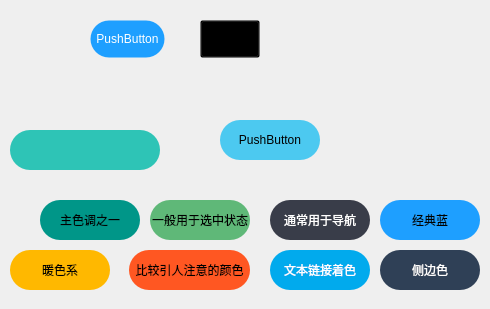
<?xml version="1.0" encoding="UTF-8"?>
<ui version="4.0">
 <class>Form</class>
 <widget class="QWidget" name="Form">
  <property name="geometry">
   <rect>
    <x>0</x>
    <y>0</y>
    <width>490</width>
    <height>309</height>
   </rect>
  </property>
  <property name="windowTitle">
   <string>Form</string>
  </property>
  <widget class="QPushButton" name="pushButton">
   <property name="geometry">
    <rect>
     <x>200</x>
     <y>20</y>
     <width>60</width>
     <height>38</height>
    </rect>
   </property>
   <property name="minimumSize">
    <size>
     <width>0</width>
     <height>0</height>
    </size>
   </property>
   <property name="maximumSize">
    <size>
     <width>65</width>
     <height>40</height>
    </size>
   </property>
   <property name="font">
    <font>
     <pointsize>20</pointsize>
    </font>
   </property>
   <property name="cursor">
    <cursorShape>PointingHandCursor</cursorShape>
   </property>
   <property name="styleSheet">
    <string notr="true">#pushButton{
	padding: 0px;margin:0px;background-color: rgba(0,0,0,0);color:#d2d2d2;
}
</string>
   </property>
   <property name="text">
    <string/>
   </property>
  </widget>
  <widget class="QPushButton" name="pushButton_2">
   <property name="geometry">
    <rect>
     <x>90</x>
     <y>20</y>
     <width>75</width>
     <height>38</height>
    </rect>
   </property>
   <property name="minimumSize">
    <size>
     <width>0</width>
     <height>38</height>
    </size>
   </property>
   <property name="styleSheet">
    <string notr="true">#pushButton_2{
	background-color: #1E9FFF;
	border-radius: 19px;
    border: 1px solid transparent;
	color: #fff;
}
#pushButton_2:hover{
	background-color: #1b91e5;
}
#pushButton_2:pressed{
	background-color: #1E9FFF;
}</string>
   </property>
   <property name="text">
    <string>PushButton</string>
   </property>
  </widget>
  <widget class="QPushButton" name="pushButton_3">
   <property name="geometry">
    <rect>
     <x>10</x>
     <y>130</y>
     <width>150</width>
     <height>40</height>
    </rect>
   </property>
   <property name="styleSheet">
    <string notr="true">#pushButton_3{
border: 0px;
  border-radius: 20px;
  background: #2ec4b6;
  color: white;
  outline: none;
}

#pushButton_3:hover {
	background-color: rgb(57, 244, 225);
   border-bottom-right-radius: 30px;
   border-top-left-radius: 30px;
   border-bottom-left-radius: 5px;
   border-top-right-radius: 5px;
}
#pushButton_3:pressed{
	background: #2ec4b6;
}</string>
   </property>
   <property name="text">
    <string/>
   </property>
  </widget>
  <widget class="QPushButton" name="pushButton_4">
   <property name="geometry">
    <rect>
     <x>220</x>
     <y>120</y>
     <width>100</width>
     <height>40</height>
    </rect>
   </property>
   <property name="styleSheet">
    <string notr="true">background-color: #4cc9f0;
border-radius: 20px;</string>
   </property>
   <property name="text">
    <string>PushButton</string>
   </property>
  </widget>
  <widget class="QPushButton" name="pushButton_5">
   <property name="geometry">
    <rect>
     <x>40</x>
     <y>200</y>
     <width>100</width>
     <height>40</height>
    </rect>
   </property>
   <property name="styleSheet">
    <string notr="true">background-color: #009688;
border-radius: 20px;</string>
   </property>
   <property name="text">
    <string>主色调之一</string>
   </property>
  </widget>
  <widget class="QPushButton" name="pushButton_6">
   <property name="geometry">
    <rect>
     <x>150</x>
     <y>200</y>
     <width>100</width>
     <height>40</height>
    </rect>
   </property>
   <property name="styleSheet">
    <string notr="true">background-color: #5FB878;
border-radius: 20px;</string>
   </property>
   <property name="text">
    <string>一般用于选中状态</string>
   </property>
  </widget>
  <widget class="QPushButton" name="pushButton_7">
   <property name="geometry">
    <rect>
     <x>270</x>
     <y>200</y>
     <width>100</width>
     <height>40</height>
    </rect>
   </property>
   <property name="styleSheet">
    <string notr="true">background-color: #393D49;
border-radius: 20px;
color:#fff;</string>
   </property>
   <property name="text">
    <string>通常用于导航</string>
   </property>
  </widget>
  <widget class="QPushButton" name="pushButton_8">
   <property name="geometry">
    <rect>
     <x>380</x>
     <y>200</y>
     <width>100</width>
     <height>40</height>
    </rect>
   </property>
   <property name="styleSheet">
    <string notr="true">background-color: #1E9FFF;
border-radius: 20px;</string>
   </property>
   <property name="text">
    <string>经典蓝</string>
   </property>
  </widget>
  <widget class="QPushButton" name="pushButton_9">
   <property name="geometry">
    <rect>
     <x>270</x>
     <y>250</y>
     <width>100</width>
     <height>40</height>
    </rect>
   </property>
   <property name="styleSheet">
    <string notr="true">background-color: #01AAED;
border-radius: 20px;
color:#fff;</string>
   </property>
   <property name="text">
    <string>文本链接着色</string>
   </property>
  </widget>
  <widget class="QPushButton" name="pushButton_10">
   <property name="geometry">
    <rect>
     <x>10</x>
     <y>250</y>
     <width>100</width>
     <height>40</height>
    </rect>
   </property>
   <property name="styleSheet">
    <string notr="true">background-color: #FFB800;
border-radius: 20px;</string>
   </property>
   <property name="text">
    <string>暖色系</string>
   </property>
  </widget>
  <widget class="QPushButton" name="pushButton_11">
   <property name="geometry">
    <rect>
     <x>129</x>
     <y>250</y>
     <width>121</width>
     <height>40</height>
    </rect>
   </property>
   <property name="styleSheet">
    <string notr="true">background-color: #FF5722;
border-radius: 20px;</string>
   </property>
   <property name="text">
    <string>比较引人注意的颜色</string>
   </property>
  </widget>
  <widget class="QPushButton" name="pushButton_12">
   <property name="geometry">
    <rect>
     <x>380</x>
     <y>250</y>
     <width>100</width>
     <height>40</height>
    </rect>
   </property>
   <property name="styleSheet">
    <string notr="true">background-color: #2F4056;
border-radius: 20px;
color: #fff;</string>
   </property>
   <property name="text">
    <string>侧边色</string>
   </property>
  </widget>
 </widget>
 <resources/>
 <connections/>
</ui>
